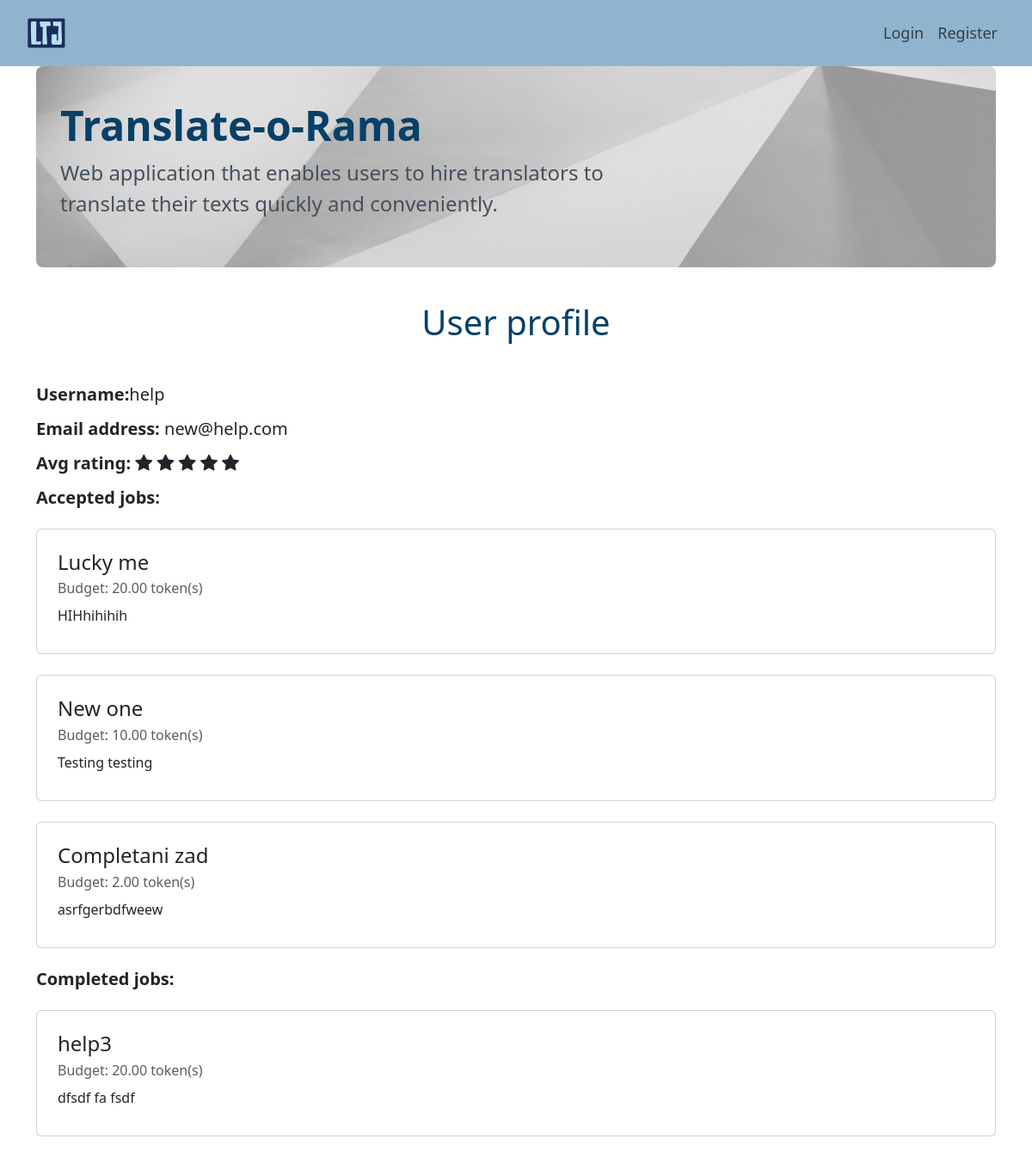
The page /profile/17 on the database as committed earlier.
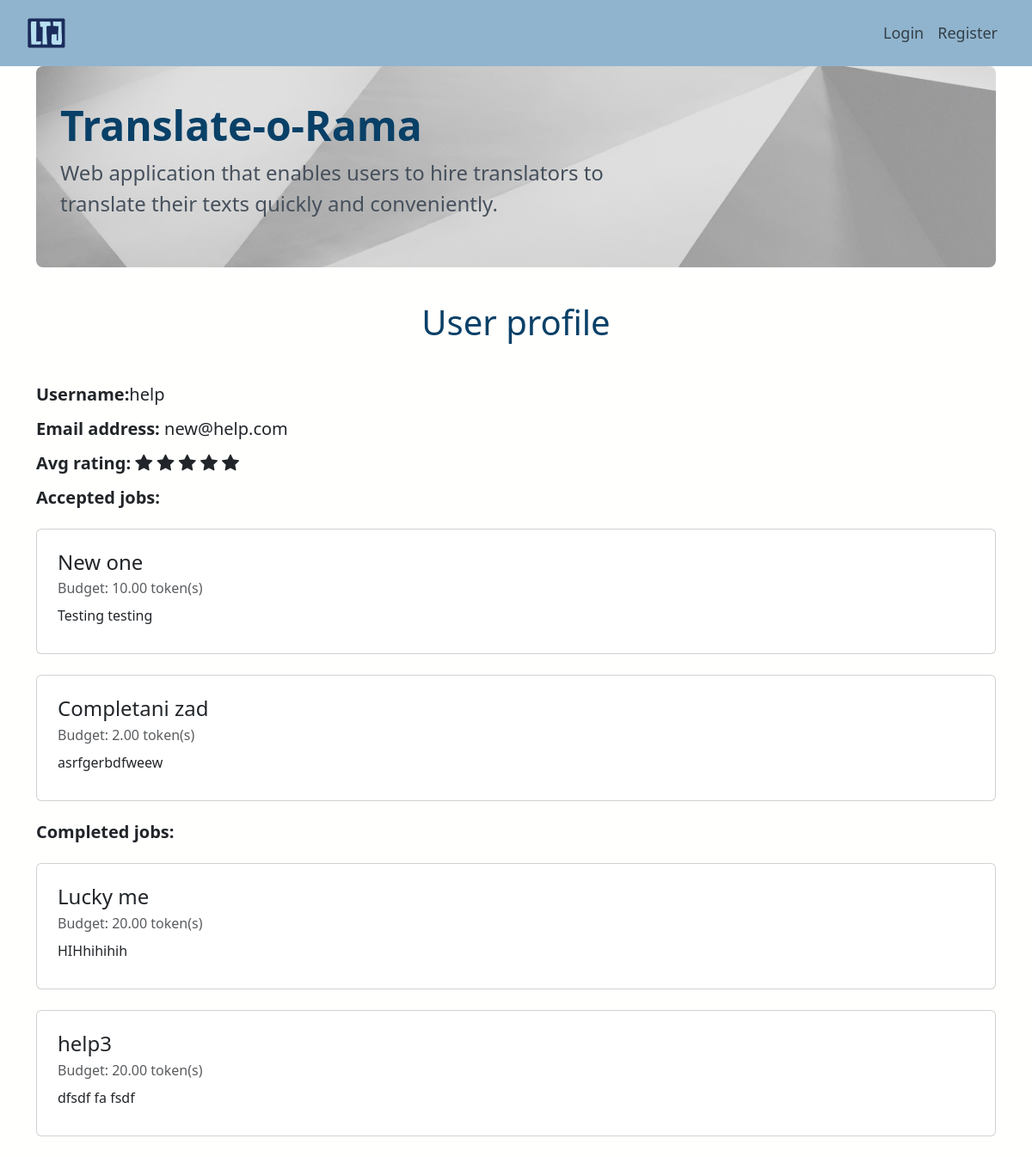
The same page on the database as committed later.
### app/models.py (models this page shows, shortened)
class Job(models.Model):
    user = models.ForeignKey(User, on_delete=models.CASCADE, related_name="user")
    title = models.TextField(blank=False, unique=True)
    description = models.TextField(blank=False)
    source_language = models.TextField(blank=False)
    target_language = models.TextField(blank=False)
    job_field = models.CharField(
        max_length=15,
        choices=JobField.JOB_CHOICES,
        default=JobField.LITERATURE,
    )
    budget = models.DecimalField(max_digits=10, decimal_places=2, default=0.0)
    text = models.TextField(blank=False)
    assigned_to = models.ForeignKey(
        "JobBid",
        on_delete=models.CASCADE,
        blank=True,
        null=True,
        related_name="assigned_to",
    )
    is_assigned = models.BooleanField(default=False)
    is_completed = models.BooleanField(default=False)
    translator = models.ForeignKey(
        User,
        on_delete=models.SET_NULL,
        blank=True,
        null=True,
        related_name="set_as_translator_of_job",
    )
    translation = models.TextField(blank=True, null=True)
    dispute = models.TextField(blank=True, null=True)
    translation = models.TextField(blank=True, null=True)

### app/views.py (the view)
# urls.py: path("profile/<int:user_id>", views.profile, name="profile"),
def profile(request, user_id):
    user = request.user
    user_from_job = User.objects.get(pk=user_id)
    email_form = EmailChangeForm(user)
    password_form = SetPasswordForm(user)
    accepted_jobs = Job.objects.filter(
        Q(user=user_from_job), Q(is_assigned=True), Q(is_completed=False)
    )  # jobs that are from user
    completed_jobs = Job.objects.filter(Q(user=user_from_job), Q(is_completed=True))
    translators_bid = JobBid.objects.filter(Q(bid_user=user_from_job))
    translator_assigned_jobs = Job.objects.filter(
        Q(translator=user_from_job), Q(is_assigned=True), Q(is_completed=False)
    )  # jobs that are NOT from user
    translator_completed_jobs = Job.objects.filter(
        Q(translator=user_from_job), Q(is_completed=True)
    )
    rating = user_from_job.userprofile.average_rating()
    context = {
        "user": user,
        "user_from_jobs": user_from_job,
        "email_form": email_form,
        "password_form": password_form,
        "accepted_jobs": accepted_jobs,
        "completed_jobs": completed_jobs,
        "translator_bids": translators_bid,
        "translator_assigned_jobs": translator_assigned_jobs,
        "translator_completed_jobs": translator_completed_jobs,
        "rating": rating,
    }
    return render(request, "app/profile.html", context)

### app/models.py (called while the page is built)
    def average_rating(self) -> float:
        return (
            Rating.objects.filter(translator=self.user).aggregate(Avg("rating"))[
                "rating__avg"
            ]
            or 0
        )

### app/templates/app/profile.html (shortened to what this page needs)
{% extends 'app/base.html' %}
{% block content %}
    <h1 class="text-center mb-5 mt-3">User profile</h1>
    <h5 class="mb-3"><b>Username:</b>{{ user_from_jobs.username }}</h5>
    <h5 class="mb-3"><b>Email address:</b> {{ user_from_jobs.email }}</h5>
    {% if user_from_jobs.userprofile.is_translator %}
        <h5 class="mb-3"><b>Avg rating:</b>
            <span class="bi bi-star-fill {% if rating > 0 %} checked {% endif %}"></span>
            <span class="bi bi-star-fill {% if rating > 1 %} checked {% endif %}"></span>
            <span class="bi bi-star-fill {% if rating > 2 %} checked {% endif %}"></span>
            <span class="bi bi-star-fill {% if rating > 3 %} checked {% endif %}" ></span>
            <span class="bi bi-star-fill {% if rating > 4 %} checked {% endif %}"></span>
        </h5>
    {% endif %}
    <h5 class="mb-3"><b>Accepted jobs:</b></h5>
    {% for accepted_job in accepted_jobs %}
        {% include 'includes/job_card.html' with job=accepted_job %}
        {% empty %}
        <p >
          No jobs posted.
        </p>
    {% endfor %}
    <h5 class="mb-3"><b>Completed jobs:</b></h5>
    {% for completed_job in completed_jobs %}
        {% include 'includes/job_card.html' with job=completed_job %}
        {% empty %}
        <p >
          No jobs posted.
        </p>
    {% endfor %}
{% endblock %}

### app/templates/includes/job_card.html
<div class="card my-4">
  <div class="card-body m-2">
    <div class="row">
      <h4 class="card-title">{{ job.title }}</h4>
    </div>
    <div class="card-subtitle mb-2 text-muted">Budget: {{ job.budget }} token(s)</div>
    <div class="card-text mb-2">{{ job.description }}</div>
  </div>
</div>

Rows that differ between the two databases and show on the page:
changed Job "Lucky me": moves from the list under "Accepted jobs:" to the list under "Completed jobs:"
